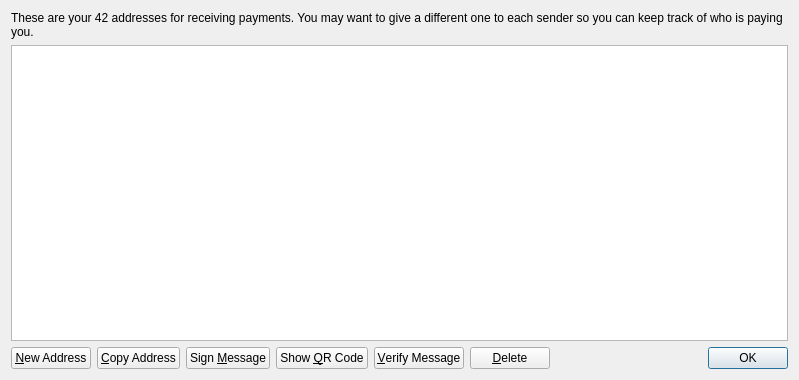
<?xml version="1.0" encoding="UTF-8"?>
<ui version="4.0">
 <class>AddressBookPage</class>
 <widget class="QWidget" name="AddressBookPage">
  <property name="geometry">
   <rect>
    <x>0</x>
    <y>0</y>
    <width>799</width>
    <height>380</height>
   </rect>
  </property>
  <property name="windowTitle">
   <string>Address Book</string>
  </property>
  <layout class="QVBoxLayout" name="verticalLayout">
   <item>
    <widget class="QLabel" name="labelExplanation">
     <property name="text">
      <string>These are your 42 addresses for receiving payments. You may want to give a different one to each sender so you can keep track of who is paying you.</string>
     </property>
     <property name="textFormat">
      <enum>Qt::PlainText</enum>
     </property>
     <property name="wordWrap">
      <bool>true</bool>
     </property>
    </widget>
   </item>
   <item>
    <widget class="QTableView" name="tableView">
     <property name="contextMenuPolicy">
      <enum>Qt::CustomContextMenu</enum>
     </property>
     <property name="toolTip">
      <string>Double-click to edit address or label</string>
     </property>
     <property name="tabKeyNavigation">
      <bool>false</bool>
     </property>
     <property name="selectionMode">
      <enum>QAbstractItemView::SingleSelection</enum>
     </property>
     <property name="selectionBehavior">
      <enum>QAbstractItemView::SelectRows</enum>
     </property>
     <property name="sortingEnabled">
      <bool>true</bool>
     </property>
     <attribute name="verticalHeaderVisible">
      <bool>false</bool>
     </attribute>
    </widget>
   </item>
   <item>
    <layout class="QHBoxLayout" name="horizontalLayout">
     <item>
      <widget class="QPushButton" name="newAddressButton">
       <property name="toolTip">
        <string>Create a new address</string>
       </property>
       <property name="text">
        <string>&amp;New Address</string>
       </property>
      </widget>
     </item>
     <item>
      <widget class="QPushButton" name="copyToClipboard">
       <property name="toolTip">
        <string>Copy the currently selected address to the system clipboard</string>
       </property>
       <property name="text">
        <string>&amp;Copy Address</string>
       </property>
      </widget>
     </item>
     <item>
      <widget class="QPushButton" name="signMessage">
       <property name="toolTip">
        <string>Sign a message to prove you own a 42 address</string>
       </property>
       <property name="text">
        <string>Sign &amp;Message</string>
       </property>
      </widget>
     </item>
     <item>
      <widget class="QPushButton" name="showQRCode">
       <property name="text">
        <string>Show &amp;QR Code</string>
       </property>
       <property name="icon">
        <iconset resource="../bitcoin.qrc">
         <normaloff>:/icons/qr</normaloff>:/icons/qr</iconset>
       </property>
      </widget>
     </item>
     <item>
      <widget class="QPushButton" name="verifyMessage">
       <property name="toolTip">
        <string>Verify a message to ensure it was signed with a specified 42 address</string>
       </property>
       <property name="text">
        <string>&amp;Verify Message</string>
       </property>
      </widget>
     </item>
     <item>
      <widget class="QPushButton" name="deleteButton">
       <property name="toolTip">
        <string>Delete the currently selected address from the list</string>
       </property>
       <property name="text">
        <string>&amp;Delete</string>
       </property>
      </widget>
     </item>
     <item>
      <spacer name="horizontalSpacer">
       <property name="orientation">
        <enum>Qt::Horizontal</enum>
       </property>
       <property name="sizeHint" stdset="0">
        <size>
         <width>40</width>
         <height>20</height>
        </size>
       </property>
      </spacer>
     </item>
     <item>
      <widget class="QDialogButtonBox" name="buttonBox">
       <property name="sizePolicy">
        <sizepolicy hsizetype="Maximum" vsizetype="Fixed">
         <horstretch>0</horstretch>
         <verstretch>0</verstretch>
        </sizepolicy>
       </property>
       <property name="standardButtons">
        <set>QDialogButtonBox::Ok</set>
       </property>
      </widget>
     </item>
    </layout>
   </item>
  </layout>
 </widget>
 <resources>
  <include location="../bitcoin.qrc"/>
 </resources>
 <connections/>
</ui>
